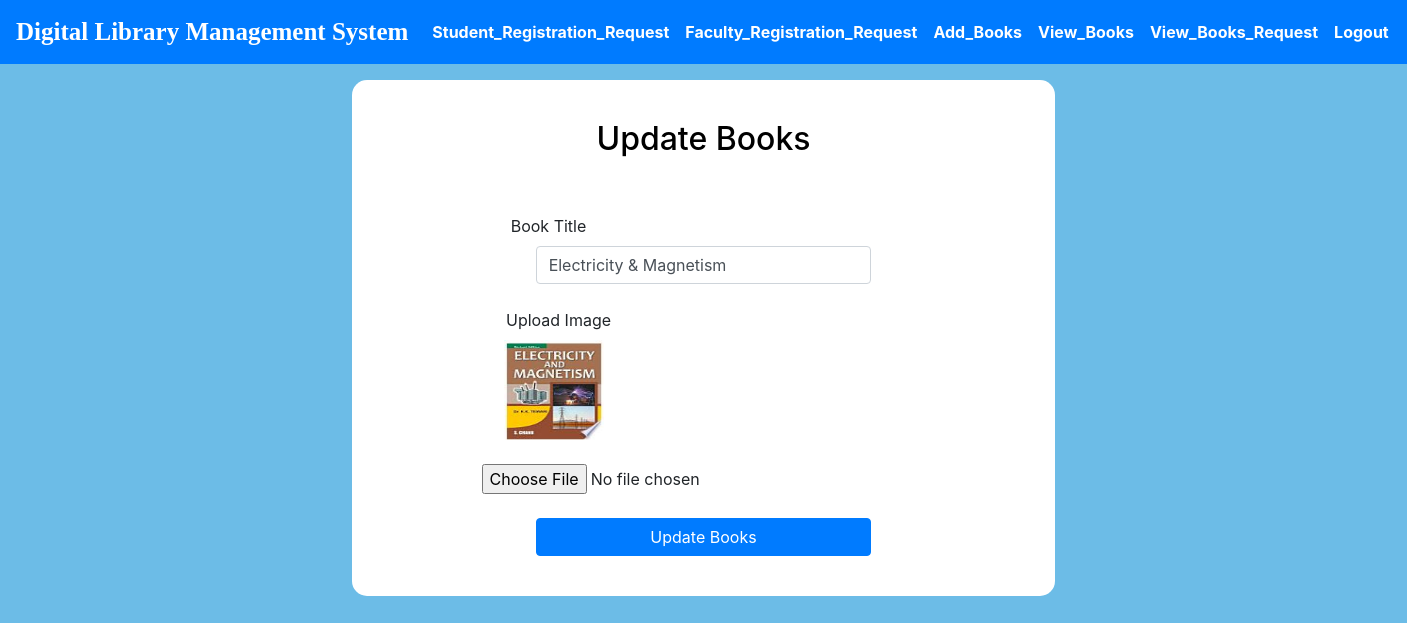
The app's page /UpdateBooks.php?id=8 with its own data.
### tables this page shows
CREATE TABLE `books` (
  `Id` int(50) NOT NULL,
  `BookTitle` varchar(100) NOT NULL,
  `Image` varchar(100) NOT NULL
);

### UpdateBooks.php (the view, shortened to what this page needs)
<!DOCTYPE html>
<html>
<head>
  <link rel="stylesheet" href="https://maxcdn.bootstrapcdn.com/bootstrap/4.5.2/css/bootstrap.min.css">
</head>
<body  style="background-color:#6CBCE7">
   <?php
include "header/librarianheader.php";
include "connection.php";
$Id=$_GET['id'];
$query="select * from books where Id='$Id'";
$x= mysqli_query($con, $query);
while($row=mysqli_fetch_array($x))
{
?>
<div class="container p-3 my-3 bg-white " style="border-radius:15px;width:50%">
             <br>
<h2 style="color:black;text-align:center;"> Update Books </h2>
   <br>
     <form  method="post" enctype="multipart/form-data">
       <center>
       <label style="margin-right: 310px">Book Title</label>
        <div class="form-group mb-4 ">
            <input  type="text" name="title" class="form-control w-50" value="<?php echo $row['BookTitle']; ?>">
        </div>
         <label style="margin-right: 290px">Upload Image</label>
          <div class="form-group mb-4 ">
           <img src="upload/<?php echo $row['Image']; ?>" height="100" width="100" style="margin-right: 300px"/>
          </div>
          <?php
}
?>
          <input type="file" name="image" style="margin-right: 100px">
<br> <br>
           <div class="form-group mb-4 ">
                    <input type="submit" name="submit" class="btn btn-primary" value="Update Books" style="width:50%">
           </div>
    </div>
         <br><br>
</body>
</html>

### records on screen
books: title "Electricity & Magnetism", Image (picture)
